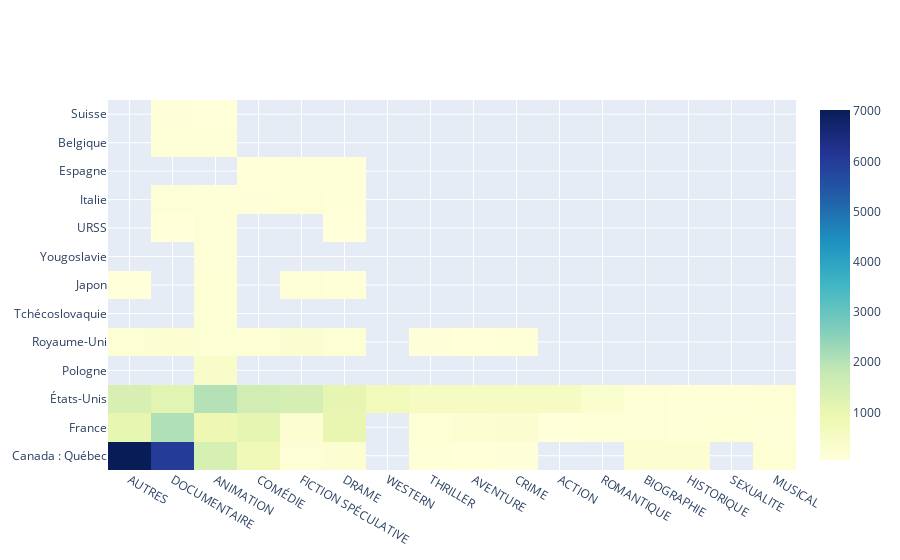

Source (notebook cell):
### Code cell
film_genres = film_genres.drop_duplicates(subset=['filmoId'])
heat = film_genres.groupby(['pays','genres_categorized']).agg({'filmoId':['count']})
heat.columns = ['count']
heat = heat.reset_index()
heat.head(50)
#genres_list = ['ACTION','DOCUMENTAIRE', 'THRILLER','DRAME','GUERRE','ANIMATION','AVENTURE','BIOGRAPHIE','COMÉDIES','CATASTROPHE']
heat = heat.sort_values(by='count',ascending=False)
#heat = heat.query("genreLabel in @genres_list")
heat.head(40)
heat = heat.query("count > 50")
heat.head(50)
pays_list = ['Canada : Québec','France','États-Unis','Royaume-Uni','Pologne','Italie','Belgique','Tchécoslovaquie','Japon','Yougoslavie',"Suisse","Espagne","URSS"]
heat = heat.query("pays in @pays_list")


fig = go.Figure(data=go.Heatmap(
         z=heat['count'],
         x=heat['genres_categorized'],
         y=heat['pays'],
         colorscale='YlGnBu'))
fig.show()

### Figure 1 — Plotly figure (JSON) as saved in the notebook; plotly's stock layout.template omitted (floating-point values rounded to 4 significant figures)
{"data": [{"colorscale": [[0, "rgb(255,255,217)"], [0.125, "rgb(237,248,177)"], [0.25, "rgb(199,233,180)"], [0.375, "rgb(127,205,187)"], [0.5, "rgb(65,182,196)"], [0.625, "rgb(29,145,192)"], [0.75, "rgb(34,94,168)"], [0.875, "rgb(37,52,148)"], [1, "rgb(8,29,88)"]], "type": "heatmap", "x": ["AUTRES", "DOCUMENTAIRE", "DOCUMENTAIRE", "ANIMATION", "COMÉDIE", "FICTION SPÉCULATIVE", "ANIMATION", "AUTRES", "DOCUMENTAIRE", "COMÉDIE", "DRAME", "AUTRES", "DRAME", "ANIMATION", "COMÉDIE", "WESTERN", "THRILLER", "AVENTURE", "CRIME", "ACTION", "ANIMATION", "ROMANTIQUE", "FICTION SPÉCULATIVE", "CRIME", "DRAME", "BIOGRAPHIE", "DOCUMENTAIRE", "AVENTURE", "HISTORIQUE", "FICTION SPÉCULATIVE", "ANIMATION", "AUTRES", "ANIMATION", "DRAME", "ANIMATION", "SEXUALITE", "THRILLER", "COMÉDIE", "MUSICAL", "MUSICAL", "BIOGRAPHIE", "ANIMATION", "ANIMATION", "DOCUMENTAIRE", "FICTION SPÉCULATIVE", "FICTION SPÉCULATIVE", "FICTION SPÉCULATIVE", "BIOGRAPHIE", "ANIMATION", "DRAME", "DRAME", "THRILLER", "CRIME", "ROMANTIQUE", "SEXUALITE", "MUSICAL", "DRAME", "ANIMATION", "HISTORIQUE", "HISTORIQUE", "DOCUMENTAIRE", "FICTION SPÉCULATIVE", "DOCUMENTAIRE", "CRIME", "THRILLER", "COMÉDIE", "AVENTURE", "AVENTURE", "COMÉDIE", "DOCUMENTAIRE", "AUTRES", "ACTION", "DRAME", "ANIMATION"], "y": ["Canada : Québec", "Canada : Québec", "France", "États-Unis", "États-Unis", "États-Unis", "Canada : Québec", "États-Unis", "États-Unis", "France", "États-Unis", "France", "France", "France", "Canada : Québec", "États-Unis", "États-Unis", "États-Unis", "États-Unis", "États-Unis", "Pologne", "États-Unis", "Royaume-Uni", "France", "Canada : Québec", "Canada : Québec", "Royaume-Uni", "France", "Canada : Québec", "France", "Tchécoslovaquie", "Royaume-Uni", "Royaume-Uni", "Royaume-Uni", "Japon", "France", "France", "Royaume-Uni", "Canada : Québec", "États-Unis", "États-Unis", "Yougoslavie", "URSS", "Italie", "Italie", "Canada : Québec", "Japon", "France", "Italie", "Espagne", "Japon", "Canada : Québec", "Royaume-Uni", "France", "États-Unis", "France", "Italie", "Belgique", "États-Unis", "France", "Belgique", "Espagne", "Suisse", "Canada : Québec", "Royaume-Uni", "Italie", "Royaume-Uni", "Canada : Québec", "Espagne", "URSS", "Japon", "France", "URSS", "Suisse"], "z": [7022, 5976, 2084, 2031, 1578, 1505, 1442, 1433, 1185, 1108, 1096, 1053, 1028, 876, 778, 713, 557, 546, 542, 508, 420, 285, 282, 260, 219, 218, 218, 212, 199, 199, 194, 191, 183, 177, 172, 169, 169, 161, 160, 153, 147, 144, 131, 125, 125, 121, 118, 117, 116, 116, 112, 111, 109, 109, 108, 105, 105, 99, 94, 94, 92, 88, 84, 83, 81, 80, 75, 73, 70, 63, 62, 59, 58, 54]}], "layout": {"autosize": true, "xaxis": {"autorange": true, "range": [-0.5, 15.5], "type": "category"}, "yaxis": {"autorange": true, "range": [-0.5, 12.5], "type": "category"}}}
